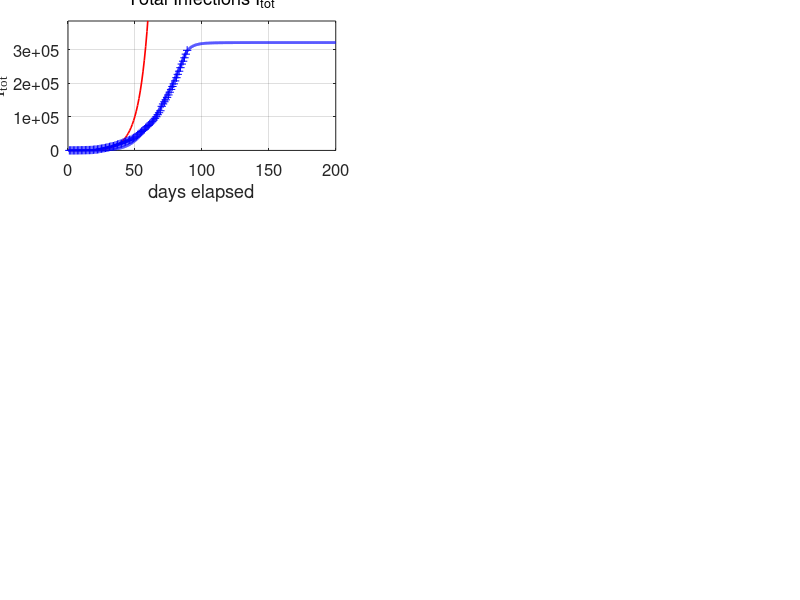

This figure's MATLAB source: (Note: this script raises an error after producing the figure.)
% covid19CHINA.m

% Revised:  2020 05 16

% Mathemtatical model for the spread of the covid19 virus
% Model for AUSTRALIAL spread of virus
% Data from https://www.worldometers.info/coronavirus/
% Date file:  covid19.mat  variable covid19
% Model specified by the variables in the INPUT SECTION of the Script

% DOING PHYSICS WITH MATLAB: 
%   https://d-arora.github.io/Doing-Physics-With-Matlab/
% Documentation
%   http://www.physics.usyd.edu.au/teach_res/mp/doc/sird19EA.htm
% Download Scripts
%   http://www.physics.usyd.edu.au/teach_res/mp/mscripts/

% Ian Cooper
% email: matlabvisualphysics@gmail.com
% Matlab 2019b

% Populations: Data d / Model
% Susceptible individuals:  Sd  S
% Active infections (currently infected);  Id  I
% Removed Rm
% Recovered:  Rd  R
% Dead:  Dd  D


close all
clear
clc

global Imax Rmax Dmax ITmax Smax

% DATA  ===============================================================
load('covid19.mat')
Ndays  = find(covid19 == 0,1) - 1;  

% save covid19.mat covid19

% DATA: variable covid19
% Col 1: World   Id   Currently Infected Cases
% Col 2: World   Rd   Recovered
% Col 3: World   Dd   Deaths

% Data for China with Script svr19CHINA.m
% Col 4: China   Total infected cases
% Col 5: China   Currently Infected Cases
% Col 6: China   Deaths
% Col 7: USA     Total infected cases
% Col 8: USA     Currently infected cases
% Col 9: USA     Deaths
% Col 10: AUST     Total infected cases
% Col 11: AUST     Currently infected cases
% Col 12: AUST     Deaths
% Col 13: IND     Total infected cases
% Col 14: IND     Currently infected cases
% Col 15: IND     Deaths

% DATA: Id Rd Dd / Number of data days for COVID19  
  Idtot  = covid19(53:Ndays,13);
  Id     = covid19(53:Ndays,14);
  Dd     = covid19(53:Ndays,15);  
  
  Ndays = length(Idtot);
  
  Rd = Idtot - Id - Dd;
  Idmax = max(Id);
  Rdmax = max(Rd);
  Ddmax = max(Dd);
  ITdmax = max(Idtot);

% MODEL INPUT PARAMETERS  ============================================
% Model: number of time steps 
  num = 5000;
% Maximum number of days for model   [200]
  tMax = 200;

% Initial number of infections   [0.004] 
  I = zeros(num,1);
  I(1) = 1.2e-4;
% Adjustable model parameters  
% S --> I  [0.38] 
  a = 0.19;
% I --> Rm  [0.036]
  b = 0.040;
%  r = 0.94;    % recoveries
%  d = 1 - r;   % deaths
% Population scaling factor
%  f = 8.7171e4;
  f = 1.4e5;
% Time index
  t_index = 77; 
% Exponential growth
     th = 5; t0 = -6; 
% Starting Date
  zSTART = datenum([2020 3 14]);

% SETUP  ==============================================================
% Time [days]
  t = linspace(0,tMax,num)';
  dt = t(2) - t(1);
% Exponential growth
  k = log(2)/th;  tE = 0:80;
  v0 = 177400/exp(k*60);
  v = v0.*exp(k*(tE - t0));

% Model: S  D  R  
  S  = zeros(num,1);
  Rm = zeros(num,1);
    
% Model: Initial values for populations
  S(1) = 1;
  
% MODEL: Time Evolution  ==============================================
for n = 1:num-1
  dS = -a*S(n)*I(n)*dt;
  dI = -dS;
  dRm = b*I(n)*dt;
  S(n+1) =  S(n) + dS;
   
  if n == 400; S(n+1) = 1.0; end
  if n == 1600; S(n+1) = 0.70; end
  if n == 1750; S(n+1) = 0.60; end
  if n == 1900; S(n+1) = 0.50; end
  if n == 2000; S(n+1) = 0.50; end
  if n == 2100; S(n+1) = 0.50; end
  
  I(n+1) =  I(n) + dI - dRm;
  Rm(n+1) = Rm(n)+ dRm;
end
 

  I = f.*I;
  Rm = f.*Rm;
  k0 = 1.0e-5;
  D0 = 11e3;
  D = D0.*(1 - exp(-k0.*Rm));
  R = Rm - D;
  Itot = I + Rm;


  
 
  Imax = max(I);
  Rmax = max(R);
  Dmax = max(D);
  Smax = max(S);
  ITmax = max(Itot);
    
% Percentages: model
  pI = 100*I(end) / Itot(end);
  pR = 100*R(end) / Itot(end);
  pD = 100*D(end) / Itot(end);
  
% Percentages: Data
  pId = 100*Id(end) / Idtot(end);
  pRd = 100*Rd(end) / Idtot(end);
  pDd = 100*Dd(end) / Idtot(end);
  

% *********************************************************************  
% GRAPHICS
% ********************************************************************* 

figure(1)
  set(gcf,'units','normalized');
  set(gcf,'position',[0.02 0.02 0.435 0.80]);
  set(gcf,'color','w');

subplot(3,2,1)   % Total infections
    xP = tE;
    yP = v;
    plot(xP,yP,'r','linewidth',1.2)
   
    hold on
    xP = 1: Ndays;
    yP = Idtot; 
    plot(xP,yP,'b+')
    hold on
    xP = t; yP = Itot;
    plot(xP,yP,'b','linewidth',2)
    
    xlim([0 tMax])
    ylim([0 1.2*ITmax])
    grid on
    xlabel('days elapsed')
    ylabel('I_{tot}','FontName','Times New Roman')
    title('Total Infections I_{tot}','fontweight','normal');
    set(gca,'fontsize',12)  
    set(gca,'Position', [0.0850 0.7093+0.04 0.3347 0.2157]);
    yMax = ylim;
    z = yMax(2);
    plotMonths(z)
    
  
subplot(3,2,2)  % INFECTIONS
    xP = 1: Ndays;
    yP = Id;
    plot(xP,yP,'b+')   
    hold on
    
%     xP = t_index; yP = Id(t_index);
%     plot(xP,yP,'bo','markerfacecolor','b','markersize',8)
    
    xP = t; yP = I;
    plot(xP,yP,'b','linewidth',2)
   
    grid on
    title('Active Infections  I','fontweight','normal')
    ylabel('I','FontName','Times New Roman') 
    xlabel('days elapsed')
    set(gca,'fontsize',12)
    set(gca,'Position', [0.5703-0.04 0.7093+0.04 0.3347 0.2157]);
    yMax = ylim;
    z = yMax(2);
    plotMonths(z)
    
    
subplot(3,2,3)   % RECOVERIES
    xP = 1: Ndays;
    yP = Rd; 
    plot(xP,yP,'k+')
    hold on
 
%     xP = t_index; yP = Rd(t_index);
%     plot(xP,yP,'ko','markerfacecolor','k','markersize',8)
%     
    xP = t; yP = R;
    plot(xP,yP,'k','linewidth',2)
   
    xlim([0 tMax])
    grid on
    ylabel('R')
    xlabel('days elapsed')
    title('Recoveries  R','fontweight','normal')
    set(gca,'fontsize',12)
    set(gca,'Position', [0.0800 0.4096+0.04 0.3347 0.2157]);
    yMax = ylim;
    z = yMax(2);
    plotMonths(z)
    
    
 subplot(3,2,4)    % DEATHS
    xP = 1: Ndays;
    yP = Dd; 
    plot(xP,yP,'r+')
    hold on
 
%     xP = t_index; yP = Dd(t_index);
%     plot(xP,yP,'ro','markerfacecolor','r','markersize',8)
    
    xP = t; yP = D;
    plot(xP,yP,'r','linewidth',2)
    
    xlim([0 tMax])
    grid on
    ylabel('D')
    xlabel('days elapsed')
    title('Deaths  D','fontweight','normal')
    set(gca,'fontsize',12) 
    set(gca,'Position', [0.5703-0.04 0.4096+0.04 0.3347 0.2157]);
    yMax = ylim;
    z = yMax(2);
    plotMonths(z)
 

 subplot(3,2,5)
    xP = t; yP = S;
    plot(xP,yP,'b','linewidth',2)
    hold on
   
    xlim([0 tMax])
    ylim([0 1.1*Smax])
    grid on
    xlabel('days elapsed')
    ylabel('S') 
    title('Susceptible Population S','fontweight','normal')
    set(gca,'fontsize',12)    
    set(gca,'Position', [0.0800 0.1100+0.04 0.3347 0.2157]);   
    yMax = ylim;
    z = yMax(2);
    plotMonths(z)
    
    
subplot(3,2,6)  
   xlim([0 120])
   ylim([0 250])
   hh = 250; dh = -28;
   
   txt = 'START    14 March 2020';
   Htext = text(0,hh,txt,'fontsize',12);
   set(Htext,'color','k')
   
   hh = hh+2*dh;
   txt = 'MODEL PARAMETERS';
   text(0,hh,txt,'fontsize',12)
   
   hh = hh+dh;
   txt = sprintf('I(1) = %3.0e   f = %2.2e   a = %2.3f   b = %2.3f', I(1)/f, f,a ,b);
   text(0,hh,txt,'fontsize',12)
     
   hh = hh+2*dh; 
   txt = 'DATA';
   text(0,hh,txt,'fontsize',12)
   
   z = zSTART;
   z = z + Ndays;
   z = datetime(z,'ConvertFrom','datenum');
   z.Format = 'dd-MMM-yyyy';
   txt = cellstr(z) ; 
   text(20,hh,txt,'fontsize',12)
    
   hh = hh+dh;
   z1 = Id(end); z2 = Rd(end); z3 = Dd(end); z4 = z1+z2+z3;  
   txt = sprintf('I = %5.0f    R = %5.0f    D = %5.0f    I_{tot} = %5.0f', z1,z2,z3,z4);
   text(6,hh,txt,'fontsize',12)
   
   % Recoveries and Deaths
     hh = hh+dh;
     txt = sprintf('percent: Active = %2.1f  Recoveries = %2.1f    Deaths = %2.1f   ',pId,pRd,pDd);
     text(2,hh,txt,'fontsize',12)  
   
     hh = hh+2*dh; 
     txt = 'MODEL PREDICTIONS';
     text(0,hh,txt,'fontsize',12)
   
     z = zSTART;
     z = z + tMax;
     z = datetime(z,'ConvertFrom','datenum');
     z.Format = 'dd-MMM-yyyy';
     txt = cellstr(z) ; 
     text(78,hh,txt,'fontsize',12)
   
     hh = hh+dh;
     z1 = I(end); z2 = R(end); z3 = D(end); z4 = z1+z2+z3;  
     txt = sprintf('I = %5.0f    R = %5.0f    D = %5.0f    I_{tot} = %5.0f', z1,z2,z3,z4);
     text(6,hh,txt,'fontsize',12)

     hh = hh+dh;
     txt = 'Peak';
     text(10,hh,txt,'fontsize',12)
     z = find(I == Imax,1);
     z = t(z) + zSTART;
     z = datetime(z,'ConvertFrom','datenum');
     z.Format = 'dd-MMM-yyyy';
     txt = cellstr(z) ; 
     text(30,hh,txt,'fontsize',12)
   
     txt = sprintf('I_{peak} = %5.0f',Imax);
     text(80,hh,txt,'fontsize',12)
   
     hh = hh+dh;
     txt = sprintf('percent: Active = %2.1f  Recoveries = %2.1f    Deaths = %2.1f   ',pI,pR,pD);
     text(2,hh,txt,'fontsize',12)   
        
     axis off
     set(gca,'Position', [0.5703-0.08 0.1100+0.04 0.3347 0.2157]);
     
     
 figure(2)  % ----------------------------------------------------------
   set(gcf,'units','normalized');
   set(gcf,'position',[0.460 0.05 0.2 0.25]);
   set(gcf,'color','w');

   xP = Rd+Dd; yP = Dd;
   plot( xP,yP,'b+')
   hold on
   xP = Rm; yP = D;
   plot( xP,yP,'r','linewidth',2)
   grid on
   ylabel('deaths D')
   xlabel('removals R_m ')
 %  title('D = D_0 [1 - exp( - k R_m)]','fontweight','normal')
   txt = sprintf('D_0 = %2.0f', D0);
   text(1.52e5,3e3,txt,'fontsize',12)
   txt = sprintf('k = %2.1e',k0);
   text(1.52e5,1e3,txt,'fontsize',12)
   set(gca,'fontsize',12) 
     

figure(3)  % ----------------------------------------------------------
   set(gcf,'units','normalized');
   set(gcf,'position',[0.670 0.05 0.2 0.50]);
   set(gcf,'color','w');

subplot(2,1,1)   
   yP = Rd+Dd; xP = Idtot;
   plot( xP,yP,'b+')
   hold on
   yP = Rm; xP = Itot;
   plot( xP,yP,'r','linewidth',2)
   grid on
   xlabel('infections   I_{tot}')
   ylabel('removals   R_m')
   set(gca,'fontsize',12)   

 subplot(2,1,2)   
   yP = Rd+Dd; xP = Id;
   plot( xP,yP,'b+')
   hold on
   yP = Rm; xP = I;
   plot( xP,yP,'r','linewidth',2)
   grid on
   xlabel('active infections   I')
   ylabel('removals   R_m')
   set(gca,'fontsize',12)   
   

figure(9)
  set(gcf,'units','normalized');
  set(gcf,'position',[0.46 0.4 0.2 0.50]);
  set(gcf,'color','w');

  subplot(3,1,1)
    xP = Rd+Dd; yP = Dd;
   plot( xP,yP,'b+')
   hold on
   xP = Rm; yP = D;
   plot( xP,yP,'r','linewidth',2)
   grid on
   ylabel('deaths D')
   xlabel('removals R_m ')
 %  title('D = D_0 [1 - exp( - k R_m)]','fontweight','normal')
   txt = sprintf('D_0 = %2.0f', D0);
   text(1.8e5,5500,txt,'fontsize',12)
   txt = sprintf('k = %2.2e',k0);
   text(1.8e5,3500,txt,'fontsize',12)
   set(gca,'fontsize',12)
   
 subplot(3,1,2)  
   yP = Rd+Dd; xP = Id;
   plot( xP,yP,'b+')
   hold on
   yP = Rm; xP = I;
   plot( xP,yP,'r','linewidth',2)
   grid on
   xlabel('active infections   I')
   ylabel('removals   R_m')
   set(gca,'fontsize',12)   

 subplot(3,1,3)  
   yP = Rd+Dd; xP = Idtot;
   plot( xP,yP,'b+')
   hold on
   yP = Rm; xP = Itot;
   plot( xP,yP,'r','linewidth',2)
   grid on
   xlabel('infections   I_{tot}')
   ylabel('removals   R_m')
   set(gca,'fontsize',12)   

   
   
   
% =====================================================================
     
function  plotMonths(z)
     
       yMax = z;
     % Months
       m1 = [2020 03 14];    % day zero
       m2 = [2020 04  1];    % Apr
       m3 = [2020 05  1];    % May
       m4 = [2020 06  1];    % Jun
       m5 = [2020 07  1];    % Jul
       m6 = [2020 08  1];    % Aug
       m7 = [2020 09  1];    % Sep
       m8 = [2020 10  1];    % Oct
   
      tm(1) = datenum(m1);
      tm(2) = datenum(m2) - tm(1);
      tm(3) = datenum(m3) - tm(1);
      tm(4) = datenum(m4) - tm(1);
      tm(5) = datenum(m5) - tm(1);
      tm(6) = datenum(m6) - tm(1);
      tm(7) = datenum(m7) - tm(1);
      tm(8) = datenum(m8) - tm(1);
        
      for n = 2:8
        plot([tm(n), tm(n)], [0, yMax],'linewidth',1,'color', [0.5 0.5 0.5]);
        hold on
      end
      
      ys = 0.9;
      text(22, ys*yMax,'A')
      text(52, ys*yMax,'M')
      text(82, ys*yMax,'J')
      text(112,ys*yMax,'J')
      text(142,ys*yMax,'A')
      text(172,ys*yMax,'S')
      
   end
   
